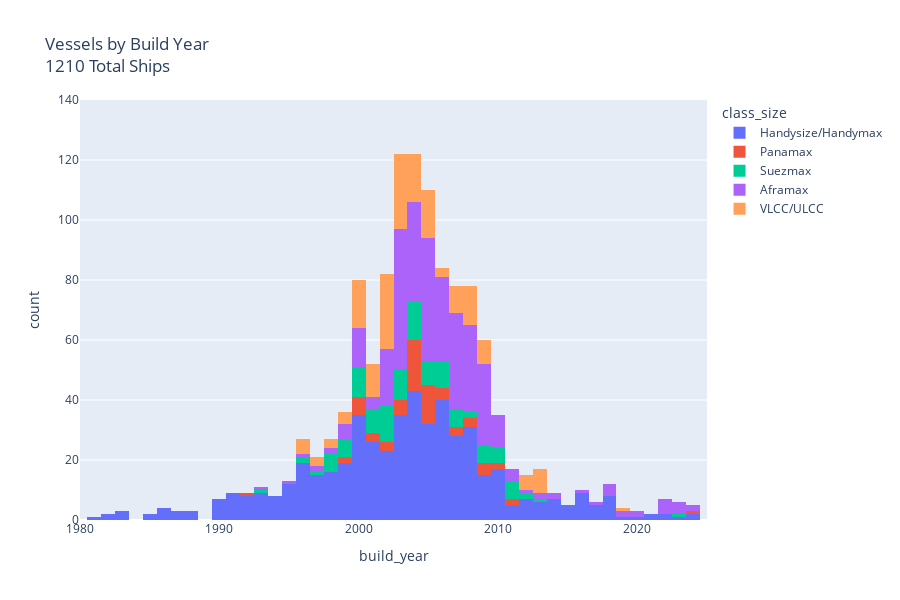

The cell this chart's notebook holds for it:
### Markdown cell above
#### The class sizes neatly separates themselves

### Code cell
fig = px.histogram(df, x="build_year", color="class_size", nbins=100, title=f"Vessels by Build Year <br>"
                                                                            f"{df.shape[0]} Total Ships")
fig.update_layout(width=900, height=600)
fig.update_layout(
    xaxis=dict(range=[1980, 2025]),  # Sets x-axis range
    yaxis=dict(range=[0, 140])  # Sets y-axis range
)

fig.show()
fig.write_html("all_ships_year_interactive_plot.html")

### Figure 1 — Plotly figure (JSON) as saved in the notebook; plotly's stock layout.template omitted (floating-point values rounded to 4 significant figures; data arrays with more than 128 entries replaced by an {"elided": "..."} marker saying what was removed)
{"data": [{"bingroup": "x", "hovertemplate": "class_size=Handysize/Handymax<br>build_year=%{x}<br>count=%{y}<extra></extra>", "legendgroup": "Handysize/Handymax", "marker": {"color": "#636efa", "pattern": {"shape": ""}}, "name": "Handysize/Handymax", "nbinsx": 100, "orientation": "v", "showlegend": true, "type": "histogram", "x": {"elided": "529 float values"}, "xaxis": "x", "yaxis": "y"}, {"bingroup": "x", "hovertemplate": "class_size=Panamax<br>build_year=%{x}<br>count=%{y}<extra></extra>", "legendgroup": "Panamax", "marker": {"color": "#EF553B", "pattern": {"shape": ""}}, "name": "Panamax", "nbinsx": 100, "orientation": "v", "showlegend": true, "type": "histogram", "x": [1992.0, 1999.0, 2000.0, 2000.0, 2000.0, 2000.0, 2000.0, 1999.0, 2002.0, 2001.0, 2001.0, 2000.0, 2001.0, 2002.0, 2002.0, 2003.0, 2003.0, 2004.0, 2004.0, 2003.0, 2003.0, 2005.0, 2003.0, 2004.0, 2004.0, 2004.0, 2004.0, 2004.0, 2004.0, 2004.0, 2004.0, 2004.0, 2004.0, 2004.0, 2004.0, 2004.0, 2004.0, 2005.0, 2004.0, 2005.0, 2005.0, 2005.0, 2005.0, 2005.0, 2006.0, 2005.0, 2005.0, 2005.0, 2005.0, 2005.0, 2006.0, 2005.0, 2007.0, 2007.0, 2006.0, 2010.0, 2010.0, 2007.0, 2006.0, 2008.0, 2008.0, 2009.0, 2008.0, 2009.0, 2009.0, 2009.0, 2011.0, 2011.0, 2024.0], "xaxis": "x", "yaxis": "y"}, {"bingroup": "x", "hovertemplate": "class_size=Suezmax<br>build_year=%{x}<br>count=%{y}<extra></extra>", "legendgroup": "Suezmax", "marker": {"color": "#00cc96", "pattern": {"shape": ""}}, "name": "Suezmax", "nbinsx": 100, "orientation": "v", "showlegend": true, "type": "histogram", "x": [1993.0, 1996.0, 1996.0, 1997.0, 1998.0, 1998.0, 1998.0, 1998.0, 1999.0, 1998.0, 2000.0, 2000.0, 1999.0, 1999.0, 2000.0, 1999.0, 1998.0, 1999.0, 2000.0, 2000.0, 2000.0, 2001.0, 1999.0, 2000.0, 2000.0, 2001.0, 2000.0, 2000.0, 2001.0, 2001.0, 2001.0, 2002.0, 2002.0, 2002.0, 2001.0, 2002.0, 2002.0, 2002.0, 2002.0, 2003.0, 2002.0, 2003.0, 2003.0, 2003.0, 2002.0, 2003.0, 2003.0, 2002.0, 2003.0, 2004.0, 2003.0, 2005.0, 2001.0, 2001.0, 2002.0, 2002.0, 2003.0, 2004.0, 2004.0, 2004.0, 2003.0, 2004.0, 2004.0, 2004.0, 2004.0, 2004.0, 2004.0, 2004.0, 2005.0, 2005.0, 2004.0, 2004.0, 2005.0, 2005.0, 2006.0, 2006.0, 2006.0, 2005.0, 2005.0, 2006.0, 2007.0, 2006.0, 2006.0, 2005.0, 2007.0, 2007.0, 2006.0, 2006.0, 2006.0, 2007.0, 2007.0, 2008.0, 2008.0, 2009.0, 2007.0, 2010.0, 2009.0, 2009.0, 2009.0, 2010.0, 2011.0, 2010.0, 2009.0, 2010.0, 2009.0, 2010.0, 2011.0, 2011.0, 2011.0, 2011.0, 2013.0, 2011.0, 2012.0, 2012.0, 2023.0], "xaxis": "x", "yaxis": "y"}, {"bingroup": "x", "hovertemplate": "class_size=Aframax<br>build_year=%{x}<br>count=%{y}<extra></extra>", "legendgroup": "Aframax", "marker": {"color": "#ab63fa", "pattern": {"shape": ""}}, "name": "Aframax", "nbinsx": 100, "orientation": "v", "showlegend": true, "type": "histogram", "x": {"elided": "326 float values"}, "xaxis": "x", "yaxis": "y"}, {"bingroup": "x", "hovertemplate": "class_size=VLCC/ULCC<br>build_year=%{x}<br>count=%{y}<extra></extra>", "legendgroup": "VLCC/ULCC", "marker": {"color": "#FFA15A", "pattern": {"shape": ""}}, "name": "VLCC/ULCC", "nbinsx": 100, "orientation": "v", "showlegend": true, "type": "histogram", "x": {"elided": "171 float values"}, "xaxis": "x", "yaxis": "y"}], "layout": {"barmode": "relative", "height": 600, "legend": {"title": {"text": "class_size"}, "tracegroupgap": 0}, "title": {"text": "Vessels by Build Year <br>1210 Total Ships"}, "width": 900, "xaxis": {"anchor": "y", "domain": [0, 1], "range": [1980, 2025], "title": {"text": "build_year"}}, "yaxis": {"anchor": "x", "domain": [0, 1], "range": [0, 140], "title": {"text": "count"}}}}
